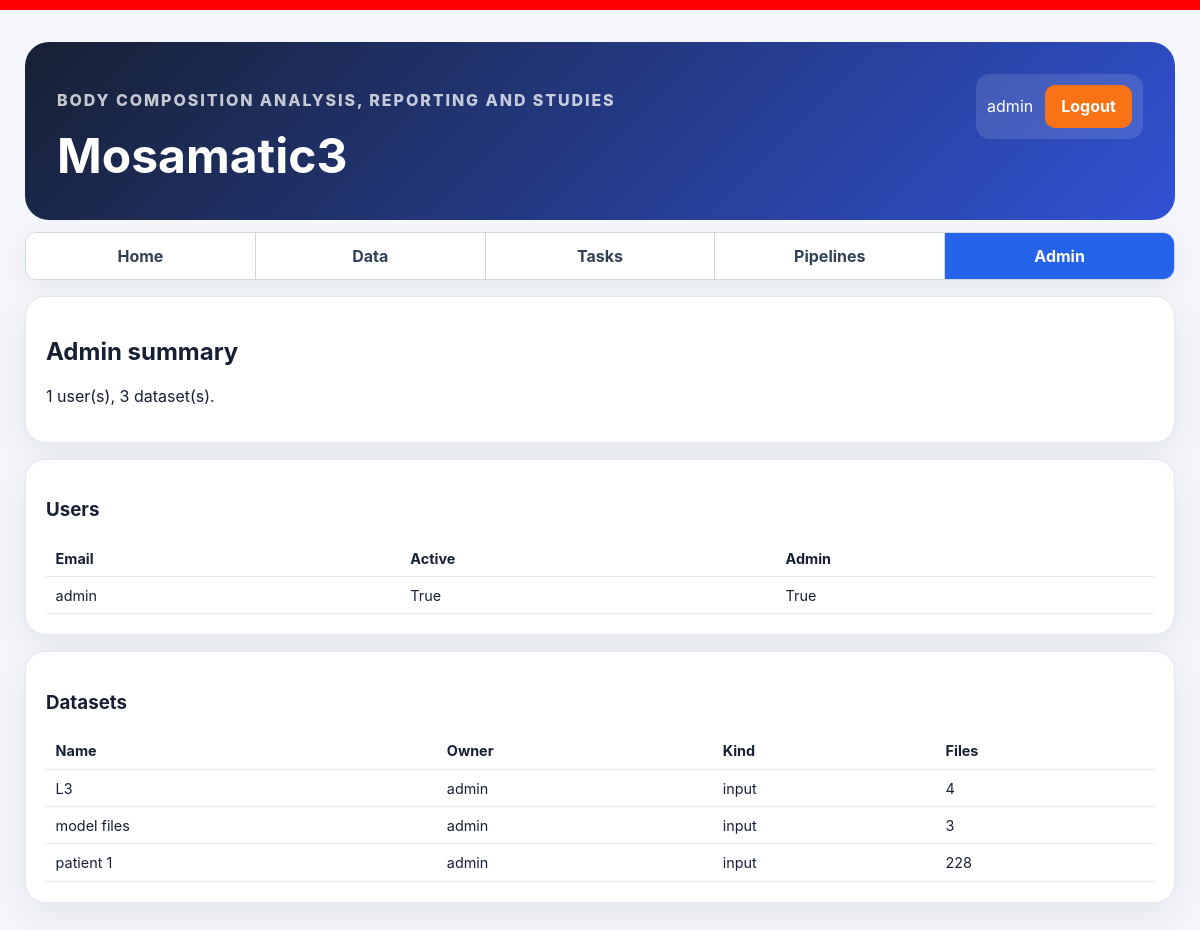
Page /admin-panel/ (signed in) on the committed database.
### core/models.py (models this page shows, shortened)
class Dataset(models.Model):
    KIND_INPUT = 'input'
    KIND_OUTPUT = 'output'
    KIND_CHOICES = [('input', 'Input'), ('output', 'Output')]
    STATUS_CHOICES = [
        ('ready', 'Ready'),
        ('in_progress', 'In progress'),
        ('cancelled', 'Cancelled'),
        ('failed', 'Failed'),
        ('done', 'Done'),
    ]
    id = models.UUIDField(primary_key=True, default=uuid.uuid4, editable=False)
    owner = models.ForeignKey(User, on_delete=models.CASCADE, related_name='datasets')
    name = models.CharField(max_length=255)
    kind = models.CharField(max_length=20, choices=KIND_CHOICES, default='input', db_index=True)
    source_task_key = models.CharField(max_length=100, blank=True, null=True, db_index=True)
    source_task_id = models.CharField(max_length=100, blank=True, null=True, db_index=True)
    status = models.CharField(
        max_length=30,
        choices=STATUS_CHOICES,
        default='ready',
        db_index=True,
    )
    source_dataset = models.ForeignKey(
        'self',
        on_delete=models.SET_NULL,
        null=True,
        blank=True,
        related_name='derived_datasets',
    )
    parameter_hash = models.CharField(
        max_length=64,
        blank=True,
        null=True,
        db_index=True,
    )
    created_at = models.DateTimeField(default=timezone.now)
    class Meta:
        constraints = [models.UniqueConstraint(fields=['owner', 'name'], name='uq_dataset_owner_name')]
        ordering = ['-created_at']

### core/adminpanel/views.py (the view)
# urls.py: path('admin-panel/', views.admin_panel_page, name='admin_panel'),
@login_required
def admin_panel_page(request):
    if not request.user.is_staff:
        messages.error(request, 'Admin access required')
        return redirect('home')
    return render(request, 'adminpanel/admin_panel.html', {'users': User.objects.order_by('username'), 'datasets': Dataset.objects.all().prefetch_related('files')})

### templates/adminpanel/admin_panel.html
{% extends 'base.html' %}
{% block content %}
<section class="card">
  <h2>Admin summary</h2>
  <p>{{ users.count }} user(s), {{ datasets.count }} dataset(s).</p>
</section>
<section class="card">
  <h3>Users</h3>
  <table class="data-table">
    <thead><tr><th>Email</th><th>Active</th><th>Admin</th></tr></thead>
    <tbody>
      {% for user in users %}
        <tr><td>{{ user.username }}</td><td>{{ user.is_active }}</td><td>{{ user.is_staff }}</td></tr>
      {% endfor %}
    </tbody>
  </table>
</section>
<section class="card">
  <h3>Datasets</h3>
  <table class="data-table">
    <thead><tr><th>Name</th><th>Owner</th><th>Kind</th><th>Files</th></tr></thead>
    <tbody>
      {% for d in datasets %}
        <tr><td>{{ d.name }}</td><td>{{ d.owner.username }}</td><td>{{ d.kind }}</td><td>{{ d.files.count }}</td></tr>
      {% endfor %}
    </tbody>
  </table>
</section>
{% endblock %}

### templates/base.html (shortened to what this page needs)
{% load static %}
<!doctype html>
<html lang="en">
<head>
  <link rel="stylesheet" href="{% static 'styles.css' %}">
</head>
<body>
  <div class="app-shell">
    <header class="hero">
      <div>
        <p class="eyebrow">Body composition analysis, reporting and studies</p>
        <h1>Mosamatic3</h1>
      </div>
      <div class="user-box">
        {% if request.user.is_authenticated %}
          <span>{{ request.user.username }}</span>
          <a class="button-like warning" href="{% url 'logout' %}">Logout</a>
        {% else %}
          <a class="button-like secondary" href="{% url 'login' %}">Login</a>
          <a class="button-like secondary" href="{% url 'register' %}">Register</a>
        {% endif %}
      </div>
    </header>
    {% if request.user.is_authenticated %}
      <nav class="main-tabs">
        <a class="main-tab {% if request.resolver_match.url_name == 'home' %}main-tab-active{% endif %}" href="{% url 'home' %}">Home</a>
        <a class="main-tab {% if request.resolver_match.url_name == 'data' or request.resolver_match.url_name == 'dataset_detail' %}main-tab-active{% endif %}" href="{% url 'data' %}">Data</a>
        <a class="main-tab {% if request.resolver_match.url_name == 'tasks' or request.resolver_match.url_name == 'task_parameters' %}main-tab-active{% endif %}" href="{% url 'tasks' %}">Tasks</a>
        <a class="main-tab {% if request.resolver_match.url_name == 'pipelines' %}main-tab-active{% endif %}" href="{% url 'pipelines' %}">Pipelines</a>
        {% if request.user.is_staff %}
          <a class="main-tab {% if request.resolver_match.url_name == 'admin_panel' %}main-tab-active{% endif %}" href="{% url 'admin_panel' %}">Admin</a>
        {% endif %}
      </nav>
    {% endif %}
    {% block content %}{% endblock %}
  </div>
</body>
</html>

### static/styles.css (style rules this page uses)
:root { font-family: Inter, system-ui, -apple-system, BlinkMacSystemFont, "Segoe UI", sans-serif; color: #172033; background: #f4f6fb; }
* { box-sizing: border-box; }
body { margin: 0; }
button, .button-like { border: 0; border-radius: 10px; background: #3152d4; color: white; padding: 0.7rem 1rem; font-weight: 700; cursor: pointer; display: inline-flex; align-items: center; justify-content: center; }
button.warning, .button-like.warning { background: #f97316; color: white; }
.app-shell { width: min(1150px, calc(100% - 2rem)); margin: 0 auto; padding: 2rem 0; }
.hero { display: flex; justify-content: space-between; align-items: flex-start; gap: 1rem; background: linear-gradient(135deg, #172033, #3152d4); color: white; border-radius: 24px; padding: 2rem; margin-bottom: 1rem; }
.hero h1 { margin: 0.2rem 0; font-size: clamp(2rem, 4vw, 3.5rem); }
.eyebrow { text-transform: uppercase; letter-spacing: 0.12em; font-weight: 800; opacity: 0.75; }
.card { background: white; border: 1px solid #e2e6f0; border-radius: 20px; padding: 1.25rem; margin-bottom: 1rem; box-shadow: 0 12px 30px rgb(36 45 70 / 8%); }
.user-box { display: flex; gap: 0.75rem; align-items: center; background: rgb(255 255 255 / 12%); padding: 0.7rem; border-radius: 14px; }
.main-tabs { display: flex; width: 100%; margin: -0.25rem 0 1rem 0; border: 1px solid #d0d7de; border-radius: 0.75rem; overflow: hidden; background: #ffffff; box-shadow: 0 8px 20px rgb(36 45 70 / 6%); }
.main-tabs a.main-tab { flex: 1; display: block; padding: 0.8rem 1rem; text-align: center; text-decoration: none; font-weight: 700; color: #334155; background: #ffffff; border-right: 1px solid #d0d7de; }
.main-tabs a.main-tab:last-child { border-right: none; }
.main-tabs a.main-tab.main-tab-active { background: #2563eb; color: #ffffff; text-decoration: none; }
table { width: 100%; border-collapse: collapse; font-size: 0.9rem; }
th, td { text-align: left; border-bottom: 1px solid #e2e6f0; padding: 0.6rem; }
a.button-like { text-decoration: none; }
body { border-top: 10px solid red; }

### rows in the picture
Dataset: name "L3", owner.username "admin", kind "input", files.count "4"
Dataset: name "model files", owner.username "admin", kind "input", files.count "3"
Dataset: name "patient 1", owner.username "admin", kind "input", files.count "228"

### other values in the picture
{{ request.user.username }} "admin"
{{ users.count }} "1"
{{ datasets.count }} "3"
{{ user.username }} "admin"
{{ user.is_active }} "True"
{{ user.is_staff }} "True"
